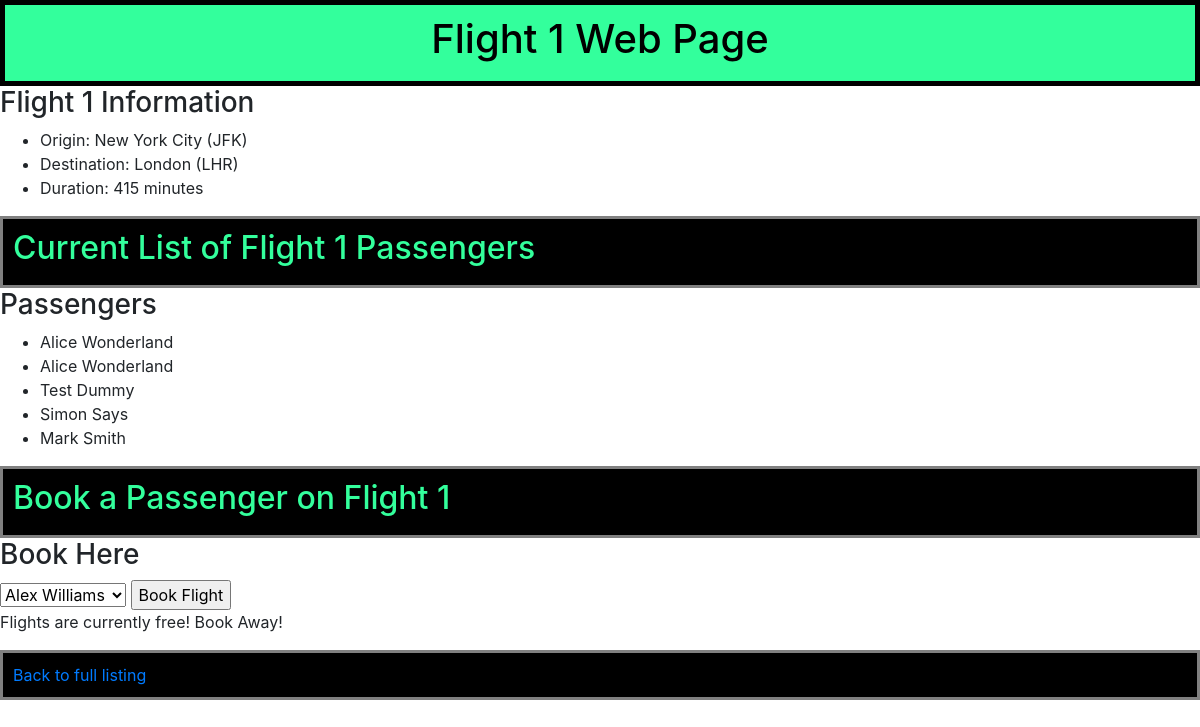
Page /flightinfo/1 on the committed database.
### hello/models.py (models this page shows, shortened)
class Flight(models.Model):
    origin = models.ForeignKey(Airport, on_delete=models.CASCADE, related_name="departures")
    destination = models.ForeignKey(Airport, on_delete=models.CASCADE, related_name="arrivals")
    duration = models.IntegerField()

class Airport(models.Model):
    code = models.CharField(max_length=3)
    city = models.CharField(max_length=64)
    def __str__(self):
        return f"{self.city} ({self.code})"

class Passenger(models.Model):
    first = models.CharField(max_length=64)
    second = models.CharField(max_length=64)
    flights = models.ManyToManyField(Flight, blank=True, related_name="passengers")
    def __str__(self):
        return f"{self.first} {self.second}"

### hello/views.py (the view)
# urls.py: path("flightinfo/<int:flight_id>", views.flight, name="flight"),
def flight(request, flight_id):
    try:
        flight = Flight.objects.get(pk=flight_id)
    except Flight.DoesNotExist:
        raise Http404("Flight does not exist")
    context = {
        "flight": flight,
        "passengers": flight.passengers.all(),
        "non_passengers": Passenger.objects.exclude(flights=flight).all()
    }
    return render(request, "hello/flight.html", context)

### hello/templates/hello/flight.html (shortened to what this page needs)
{% extends "hello/base.html" %}
{% block body %}
      <div class="text-center">
        <h1>Flight {{ flight.id }} Web Page</h1>
      </div>
      <h3>Flight {{ flight.id }} Information</h3>
      <ul>
          <li>Origin: {{ flight.origin }}</li>
          <li>Destination: {{ flight.destination }}</li>
          <li>Duration: {{ flight.duration }} minutes</li>
      </ul>
      <div class="text-center-2">
        <h2>Current List of Flight {{ flight.id }} Passengers</h2>
      </div>
      <h3>Passengers</h3>
      <ul>
        {% for passenger in passengers %}
            <li>{{ passenger }}</li>
        {% empty %}
            <li>No passengers.</li>
        {% endfor %}
      </ul>
      <div class="text-center-2">
        <h2>Book a Passenger on Flight {{ flight.id }}</h2>
      </div>
      <h3>Book Here</h3>
      {% if non_passengers %}
      <form action="{% url 'book' flight.id %}" method="post">
          <select name="passenger">
            {% for passenger in non_passengers %}
                <option value="{{ passenger.id }}">{{ passenger }}</option>
            {% endfor %}
          </select>
          <input type="submit" value="Book Flight"/>
      </form>
      {% else %}
          <div>No passengers to add.</div>
      {% endif %}
      <p>Flights are currently free! Book Away!</p>
      <div class="text-center-2">
        <a href="{% url 'index' %}">Back to full listing</a>
      </div>
{% endblock %}

### hello/templates/hello/base.html (style rules this page uses)
.text-center { background: #33FF9C; text-align: center; color: black; border: 5px solid black; padding: 10px; }
.text-center-2 { background: black; color: #33FF9C; text-align: left; border: 3px solid grey; padding: 10px; }

### rows in the picture
Flight: id "1", origin "New York City (JFK)", destination "London (LHR)", duration "415"
Passenger: first+second "Alice Wonderland"
Passenger: first+second "Alice Wonderland"
Passenger: first+second "Test Dummy"
Passenger: first+second "Simon Says"
Passenger: first+second "Mark Smith"

### other values in the picture
form field passenger "Alex Williams"
